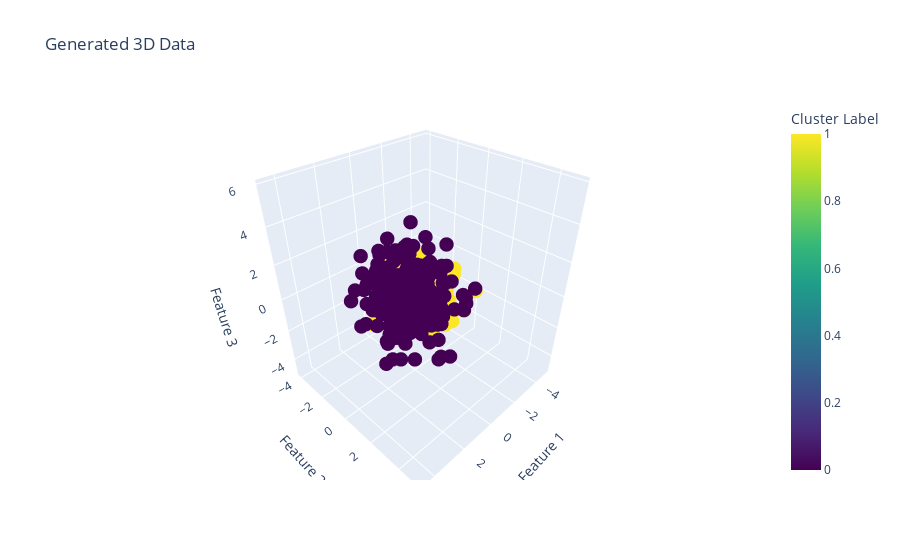

Notebook cell for this chart:
### Code cell
import numpy as np
from sklearn.datasets import make_blobs




fig = px.scatter_3d(
    df,
    x="Feature 1",
    y="Feature 2",
    z="Feature 3",
    color="Cluster",
    title="Generated 3D Data",
    labels={"Cluster": "Cluster Label"},
    color_continuous_scale="Viridis",
)

fig.update_traces(marker=dict(size=5))
fig.show()

### Figure 1 — Plotly figure (JSON) as saved in the notebook; plotly's stock layout.template omitted (floating-point values rounded to 4 significant figures; data arrays with more than 128 entries replaced by an {"elided": "..."} marker saying what was removed)
{"data": [{"hovertemplate": "Feature 1=%{x}<br>Feature 2=%{y}<br>Feature 3=%{z}<br>Cluster Label=%{marker.color}<extra></extra>", "legendgroup": "", "marker": {"color": {"elided": "500 int values"}, "coloraxis": "coloraxis", "size": 5, "symbol": "circle"}, "mode": "markers", "name": "", "scene": "scene", "showlegend": false, "type": "scatter3d", "x": {"elided": "500 float values"}, "y": {"elided": "500 float values"}, "z": {"elided": "500 float values"}}], "layout": {"coloraxis": {"colorbar": {"title": {"text": "Cluster Label"}}, "colorscale": [[0, "#440154"], [0.1111, "#482878"], [0.2222, "#3e4989"], [0.3333, "#31688e"], [0.4444, "#26828e"], [0.5556, "#1f9e89"], [0.6667, "#35b779"], [0.7778, "#6ece58"], [0.8889, "#b5de2b"], [1, "#fde725"]]}, "legend": {"tracegroupgap": 0}, "scene": {"domain": {"x": [0, 1], "y": [0, 1]}, "xaxis": {"title": {"text": "Feature 1"}}, "yaxis": {"title": {"text": "Feature 2"}}, "zaxis": {"title": {"text": "Feature 3"}}}, "title": {"text": "Generated 3D Data"}}}
